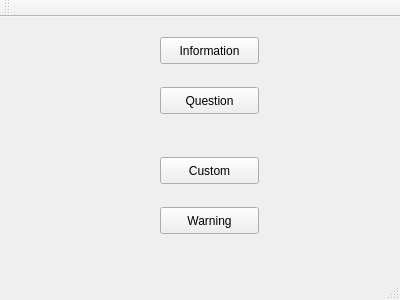
<?xml version="1.0" encoding="UTF-8"?>
<ui version="4.0">
 <class>dialog</class>
 <widget class="QMainWindow" name="dialog">
  <property name="geometry">
   <rect>
    <x>0</x>
    <y>0</y>
    <width>400</width>
    <height>300</height>
   </rect>
  </property>
  <property name="windowTitle">
   <string>dialog</string>
  </property>
  <widget class="QWidget" name="centralWidget">
   <widget class="QPushButton" name="pushButton">
    <property name="geometry">
     <rect>
      <x>160</x>
      <y>20</y>
      <width>99</width>
      <height>27</height>
     </rect>
    </property>
    <property name="text">
     <string>Information</string>
    </property>
   </widget>
   <widget class="QPushButton" name="pushButton_2">
    <property name="geometry">
     <rect>
      <x>160</x>
      <y>70</y>
      <width>99</width>
      <height>27</height>
     </rect>
    </property>
    <property name="text">
     <string>Question</string>
    </property>
   </widget>
   <widget class="QPushButton" name="pushButton_3">
    <property name="geometry">
     <rect>
      <x>160</x>
      <y>140</y>
      <width>99</width>
      <height>27</height>
     </rect>
    </property>
    <property name="text">
     <string>Custom</string>
    </property>
   </widget>
   <widget class="QPushButton" name="pushButton_4">
    <property name="geometry">
     <rect>
      <x>160</x>
      <y>190</y>
      <width>99</width>
      <height>27</height>
     </rect>
    </property>
    <property name="text">
     <string>Warning</string>
    </property>
   </widget>
  </widget>
  <widget class="QMenuBar" name="menuBar">
   <property name="geometry">
    <rect>
     <x>0</x>
     <y>0</y>
     <width>400</width>
     <height>25</height>
    </rect>
   </property>
  </widget>
  <widget class="QToolBar" name="mainToolBar">
   <attribute name="toolBarArea">
    <enum>TopToolBarArea</enum>
   </attribute>
   <attribute name="toolBarBreak">
    <bool>false</bool>
   </attribute>
  </widget>
  <widget class="QStatusBar" name="statusBar"/>
 </widget>
 <layoutdefault spacing="6" margin="11"/>
 <resources/>
 <connections/>
</ui>
